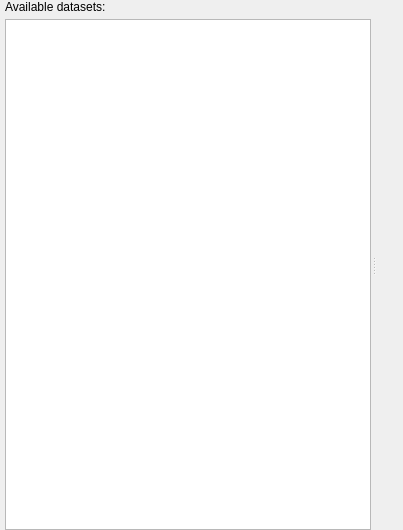
<?xml version="1.0" encoding="UTF-8"?>
<ui version="4.0">
 <class>TableWindow</class>
 <widget class="QWidget" name="TableWindow">
  <property name="geometry">
   <rect>
    <x>0</x>
    <y>0</y>
    <width>403</width>
    <height>530</height>
   </rect>
  </property>
  <property name="windowTitle">
   <string>Data analysis</string>
  </property>
  <property name="windowIcon">
   <iconset resource="../../../resources/nicos-gui.qrc">
    <normaloff>:/plotter</normaloff>:/plotter</iconset>
  </property>
  <layout class="QVBoxLayout" name="verticalLayout_2">
   <property name="margin">
    <number>0</number>
   </property>
   <item>
    <widget class="QSplitter" name="splitter">
     <property name="orientation">
      <enum>Qt::Horizontal</enum>
     </property>
     <property name="opaqueResize">
      <bool>true</bool>
     </property>
     <property name="handleWidth">
      <number>6</number>
     </property>
     <widget class="QWidget" name="verticalLayoutWidget">
      <layout class="QVBoxLayout" name="verticalLayout">
       <property name="spacing">
        <number>5</number>
       </property>
       <property name="leftMargin">
        <number>5</number>
       </property>
       <property name="topMargin">
        <number>0</number>
       </property>
       <property name="rightMargin">
        <number>0</number>
       </property>
       <property name="bottomMargin">
        <number>0</number>
       </property>
       <item>
        <widget class="QLabel" name="label">
         <property name="sizePolicy">
          <sizepolicy hsizetype="Preferred" vsizetype="Preferred">
           <horstretch>0</horstretch>
           <verstretch>0</verstretch>
          </sizepolicy>
         </property>
         <property name="text">
          <string>Available datasets:</string>
         </property>
        </widget>
       </item>
       <item>
        <widget class="QListWidget" name="datasetList">
         <property name="enabled">
          <bool>true</bool>
         </property>
         <property name="sizePolicy">
          <sizepolicy hsizetype="Expanding" vsizetype="Expanding">
           <horstretch>0</horstretch>
           <verstretch>0</verstretch>
          </sizepolicy>
         </property>
        </widget>
       </item>
      </layout>
     </widget>
     <widget class="QFrame" name="plotFrame">
      <property name="sizePolicy">
       <sizepolicy hsizetype="Maximum" vsizetype="Expanding">
        <horstretch>0</horstretch>
        <verstretch>0</verstretch>
       </sizepolicy>
      </property>
      <layout class="QVBoxLayout" name="verticalLayout_4">
       <item>
        <layout class="QVBoxLayout" name="plotLayout"/>
       </item>
      </layout>
     </widget>
    </widget>
   </item>
  </layout>
  <action name="actionPrint">
   <property name="icon">
    <iconset resource="../../../resources/nicos-gui.qrc">
     <normaloff>:/print</normaloff>:/print</iconset>
   </property>
   <property name="text">
    <string>&amp;Print...</string>
   </property>
   <property name="shortcut">
    <string>Ctrl+P</string>
   </property>
  </action>
  <action name="actionClose">
   <property name="icon">
    <iconset resource="../../../resources/nicos-gui.qrc">
     <normaloff>:/quit</normaloff>:/quit</iconset>
   </property>
   <property name="text">
    <string>&amp;Close window</string>
   </property>
   <property name="shortcut">
    <string>Ctrl+Q</string>
   </property>
  </action>
  <action name="actionUnzoom">
   <property name="icon">
    <iconset resource="../../../resources/nicos-gui.qrc">
     <normaloff>:/viewfull</normaloff>:/viewfull</iconset>
   </property>
   <property name="text">
    <string>&amp;Unzoom</string>
   </property>
  </action>
  <action name="actionPDF">
   <property name="icon">
    <iconset resource="../../../resources/nicos-gui.qrc">
     <normaloff>:/save</normaloff>:/save</iconset>
   </property>
   <property name="text">
    <string>&amp;Save as PDF...</string>
   </property>
  </action>
  <action name="actionLogScale">
   <property name="checkable">
    <bool>true</bool>
   </property>
   <property name="text">
    <string>&amp;Logarithmic Y scale</string>
   </property>
   <property name="iconText">
    <string>Log Scale</string>
   </property>
   <property name="shortcut">
    <string>Ctrl+L</string>
   </property>
  </action>
  <action name="actionClosePlot">
   <property name="text">
    <string>Close plot</string>
   </property>
   <property name="iconText">
    <string>Close</string>
   </property>
  </action>
  <action name="actionNormalized">
   <property name="checkable">
    <bool>true</bool>
   </property>
   <property name="text">
    <string>&amp;Normalized</string>
   </property>
   <property name="iconText">
    <string>Normalized</string>
   </property>
  </action>
  <action name="actionFitPeak">
   <property name="text">
    <string>Fit &amp;Gauß peak</string>
   </property>
   <property name="iconText">
    <string>Peak fit</string>
   </property>
  </action>
  <action name="actionLegend">
   <property name="checkable">
    <bool>true</bool>
   </property>
   <property name="text">
    <string>L&amp;egend</string>
   </property>
  </action>
  <action name="actionGrace">
   <property name="text">
    <string>Clone in Grace</string>
   </property>
  </action>
  <action name="actionCombine">
   <property name="text">
    <string>&amp;Combine</string>
   </property>
  </action>
  <action name="actionDeletePlot">
   <property name="text">
    <string>Delete plot</string>
   </property>
   <property name="iconText">
    <string>Delete</string>
   </property>
  </action>
  <action name="actionFitTc">
   <property name="text">
    <string>Fit &amp;Tc</string>
   </property>
   <property name="iconText">
    <string>Fit Tc</string>
   </property>
  </action>
  <action name="actionFitPeakPV">
   <property name="text">
    <string>Fit Pseudo-Voigt Peak</string>
   </property>
   <property name="iconText">
    <string>Peak fit (PV)</string>
   </property>
   <property name="toolTip">
    <string>Fit Pseudo-Voigt Peak</string>
   </property>
  </action>
  <action name="actionResetPlot">
   <property name="text">
    <string>Reset</string>
   </property>
  </action>
  <action name="actionFitPeakPVII">
   <property name="text">
    <string>Fit Pearson VII Peak</string>
   </property>
   <property name="iconText">
    <string>Peak fit (PVII)</string>
   </property>
   <property name="toolTip">
    <string>Fit Pearson VII Peak</string>
   </property>
  </action>
 </widget>
 <resources>
  <include location="../../../resources/nicos-gui.qrc"/>
 </resources>
 <connections>
  <connection>
   <sender>actionClose</sender>
   <signal>triggered()</signal>
   <receiver>TableWindow</receiver>
   <slot>close()</slot>
   <hints>
    <hint type="sourcelabel">
     <x>-1</x>
     <y>-1</y>
    </hint>
    <hint type="destinationlabel">
     <x>321</x>
     <y>230</y>
    </hint>
   </hints>
  </connection>
 </connections>
</ui>
